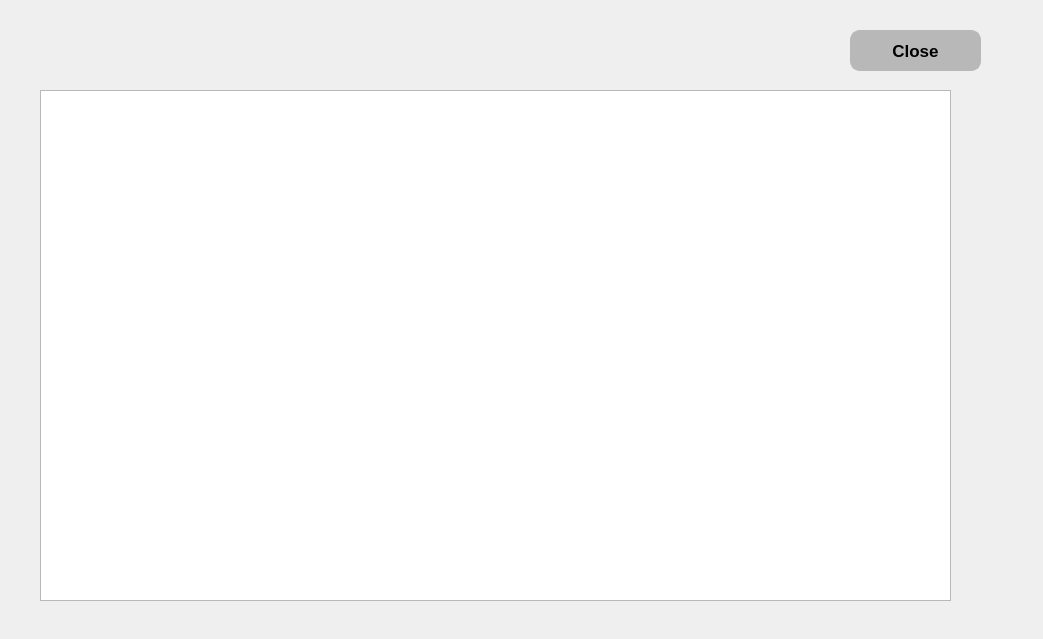
<?xml version="1.0" encoding="UTF-8"?>
<ui version="4.0">
 <class>information</class>
 <widget class="QDialog" name="information">
  <property name="geometry">
   <rect>
    <x>0</x>
    <y>0</y>
    <width>1043</width>
    <height>639</height>
   </rect>
  </property>
  <property name="windowTitle">
   <string>Dialog</string>
  </property>
  <widget class="QTableView" name="datatable">
   <property name="geometry">
    <rect>
     <x>40</x>
     <y>90</y>
     <width>911</width>
     <height>511</height>
    </rect>
   </property>
  </widget>
  <widget class="QPushButton" name="pbtn">
   <property name="geometry">
    <rect>
     <x>850</x>
     <y>30</y>
     <width>131</width>
     <height>41</height>
    </rect>
   </property>
   <property name="styleSheet">
    <string notr="true">#pbtn{
background-color:#b8b8b8;
font-size:15px;
 color:#000;
border-radius:10px;
border: 2px solid #b8b8b8;

font-weight:bold;
font-size : 17px;

padding: 8px;
}
#pbtn:hover{
background-color:#790000;
border-color:#790000;
color:#fff;
}
</string>
   </property>
   <property name="text">
    <string>Close</string>
   </property>
  </widget>
 </widget>
 <resources/>
 <connections/>
</ui>
